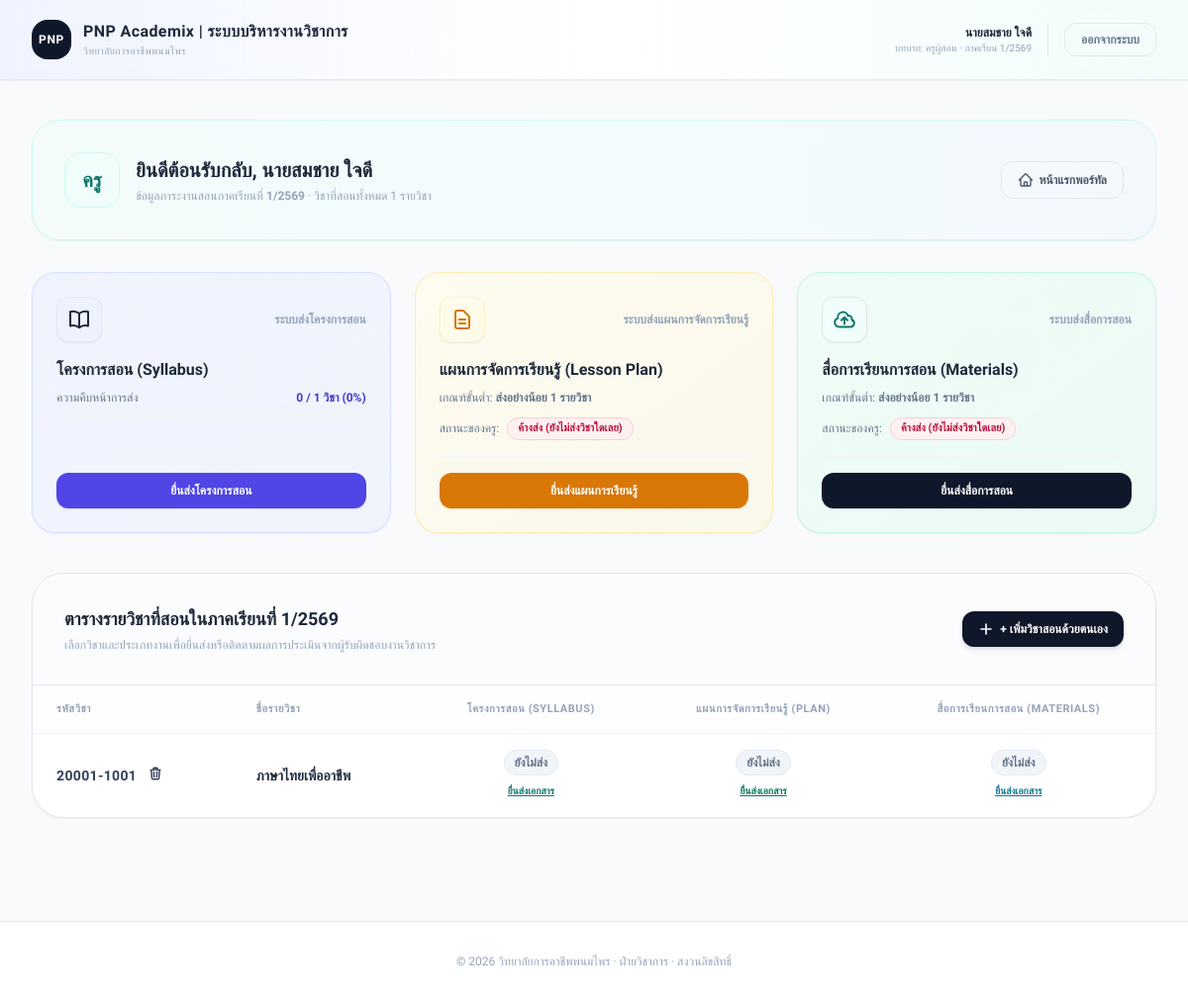
The page /teacher/dashboard.php (signed in) on the database its author committed.
### tables this page shows
CREATE TABLE `semesters` (
  `id` INT UNSIGNED NOT NULL AUTO_INCREMENT,
  `semester_name` VARCHAR(20) NOT NULL,
  `is_active` TINYINT(1) NOT NULL DEFAULT 0,
  `created_at` TIMESTAMP NOT NULL DEFAULT CURRENT_TIMESTAMP,
  `updated_at` TIMESTAMP NOT NULL DEFAULT CURRENT_TIMESTAMP ON UPDATE CURRENT_TIMESTAMP,
  PRIMARY KEY (`id`),
  UNIQUE KEY `uq_semesters_name` (`semester_name`),
  KEY `idx_semesters_is_active` (`is_active`)
);

CREATE TABLE `courses` (
  `id` INT UNSIGNED NOT NULL AUTO_INCREMENT,
  `course_code` VARCHAR(50) NOT NULL,
  `course_name` VARCHAR(255) NOT NULL,
  `teacher_id` INT UNSIGNED NOT NULL,
  `semester_id` INT UNSIGNED NOT NULL,
  `created_at` TIMESTAMP NOT NULL DEFAULT CURRENT_TIMESTAMP,
  `updated_at` TIMESTAMP NOT NULL DEFAULT CURRENT_TIMESTAMP ON UPDATE CURRENT_TIMESTAMP,
  PRIMARY KEY (`id`),
  UNIQUE KEY `uq_courses_code_teacher_semester` (`course_code`, `teacher_id`, `semester_id`),
  KEY `idx_courses_teacher` (`teacher_id`),
  KEY `idx_courses_semester` (`semester_id`),
  CONSTRAINT `fk_courses_teacher`
    FOREIGN KEY (`teacher_id`) REFERENCES `users` (`id`)
    ON UPDATE CASCADE ON DELETE CASCADE,
  CONSTRAINT `fk_courses_semester`
    FOREIGN KEY (`semester_id`) REFERENCES `semesters` (`id`)
    ON UPDATE CASCADE ON DELETE CASCADE
);

### teacher/dashboard.php (the view, shortened to what the rows shown need)
<?php
require_once dirname(__DIR__) . '/config.php';
require_once dirname(__DIR__) . '/auth.php';
$teacherId = current_user_id();
$semester = $pdo->query('SELECT id, semester_name FROM semesters WHERE is_active = 1 LIMIT 1')->fetch();
$stmt = $pdo->prepare("
    SELECT c.*,
           s_sub.status AS syllabus_status, s_sub.id AS syllabus_sub_id, s_sub.submission_timing AS syllabus_timing,
           s_plan.status AS plan_status, s_plan.id AS plan_sub_id, s_plan.submission_timing AS plan_timing,
           s_mat.status AS mat_status, s_mat.id AS mat_sub_id, s_mat.submission_timing AS mat_timing
    FROM courses c
    LEFT JOIN (
        SELECT s1.* FROM submissions s1
        INNER JOIN (
            SELECT MAX(id) as max_id FROM submissions WHERE system_type = 'course_syllabus' GROUP BY course_id
        ) s2 ON s1.id = s2.max_id
    ) s_sub ON c.id = s_sub.course_id
    LEFT JOIN (
        SELECT s1.* FROM submissions s1
        INNER JOIN (
            SELECT MAX(id) as max_id FROM submissions WHERE system_type = 'lesson_plan' GROUP BY course_id
        ) s2 ON s1.id = s2.max_id
    ) s_plan ON c.id = s_plan.course_id
    LEFT JOIN (
        SELECT s1.* FROM submissions s1
        INNER JOIN (
            SELECT MAX(id) as max_id FROM submissions WHERE system_type = 'teaching_materials' GROUP BY course_id
        ) s2 ON s1.id = s2.max_id
    ) s_mat ON c.id = s_mat.course_id
    WHERE c.teacher_id = :teacher_id AND c.semester_id = :semester_id
    ORDER BY c.course_code ASC
");
$stmt->execute([
    'teacher_id' => $teacherId,
    'semester_id' => $semester['id']
]);
$courses = $stmt->fetchAll();
$totalCourses = count($courses);
function renderStatusBadge(?string $status, ?string $timing = null): string
{
    if (!$status) {
        return '<span class="inline-flex items-center gap-1.5 px-2.5 py-1 rounded-full text-xs font-bold bg-slate-100 text-slate-500 border border-slate-200">ยังไม่ส่ง</span>';
    }
}
?>
<!doctype html>
<html lang="th">
<head>
    <script src="https://cdn.tailwindcss.com"></script>
</head>
<body class="bg-slate-50 text-slate-800 font-thai min-h-screen flex flex-col relative overflow-x-hidden">
<header class="w-full sticky top-0 z-50 bg-gradient-to-r from-indigo-50/80 via-white/95 to-teal-50/80 backdrop-blur-md border-b border-slate-200/85 shadow-sm">
    <div class="max-w-7xl mx-auto px-4 sm:px-6 lg:px-8">
        <div class="flex items-center justify-between h-20">
            <div class="flex items-center gap-4">
                <div class="hidden sm:flex flex-col text-right">
                    <span class="text-xs font-bold text-slate-800"><?= e(current_user_fullname()); ?></span>
                    <span class="text-[10px] font-medium text-slate-400">บทบาท: ครูผู้สอน &middot; ภาคเรียน <?= e($semester['semester_name']); ?></span>
                </div>
            </div>
        </div>
    </div>
</header>
<main class="flex-1 max-w-7xl w-full mx-auto px-4 sm:px-6 lg:px-8 py-10">
    <div class="bg-gradient-to-r from-teal-50/50 via-cyan-50/50 to-blue-50/50 border border-teal-100 rounded-[28px] p-6 sm:p-8 mb-8 flex flex-col sm:flex-row items-start sm:items-center justify-between gap-6 shadow-sm">
        <div class="flex items-center gap-4">
            <div>
                <h1 class="text-lg sm:text-xl font-black text-slate-800">ยินดีต้อนรับกลับ, <?= e(current_user_fullname()); ?></h1>
                <p class="text-xs text-slate-400 font-medium mt-1">
                    ข้อมูลภาระงานสอนภาคเรียนที่ <span class="text-indigo-650 font-bold"><?= e($semester['semester_name']); ?></span> &middot; วิชาที่สอนทั้งหมด <?= $totalCourses; ?> รายวิชา
                </p>
            </div>
        </div>
    </div>
    <div class="bg-white border border-slate-200 rounded-[32px] overflow-hidden shadow-sm">
        <div class="p-6 sm:p-8 border-b border-slate-200 bg-slate-50/50 flex flex-col sm:flex-row sm:items-center sm:justify-between gap-4">
            <div>
                <h2 class="text-base sm:text-lg font-black text-slate-800">ตารางรายวิชาที่สอนในภาคเรียนที่ <?= e($semester['semester_name']); ?></h2>
                <p class="text-xs text-slate-400 font-medium mt-1">เลือกวิชาและประเภทงานเพื่อยื่นส่งหรือติดตามผลการประเมินจากผู้รับผิดชอบงานวิชาการ</p>
            </div>
        </div>
        <div class="overflow-x-auto">
            <table class="w-full text-left border-collapse">
                <thead>
                    <tr class="border-b border-slate-100 text-[11px] font-bold uppercase tracking-wider text-slate-400 bg-slate-50/20">
                        <th class="py-4 px-6">รหัสวิชา</th>
                        <th class="py-4 px-6">ชื่อรายวิชา</th>
                        <th class="py-4 px-6 text-center">โครงการสอน (Syllabus)</th>
                        <th class="py-4 px-6 text-center">แผนการจัดการเรียนรู้ (Plan)</th>
                        <th class="py-4 px-6 text-center">สื่อการเรียนการสอน (Materials)</th>
                    </tr>
                </thead>
                <tbody class="divide-y divide-slate-100 text-xs sm:text-sm">
                    <?php if ($totalCourses === 0): ?>
                        <tr>
                            <td colspan="5" class="py-12 text-center text-slate-400 font-medium bg-slate-50/10">
                                ไม่พบบัญชีรายวิชาการสอนของคุณในภาคเรียนนี้ กรุณาติดต่อฝ่ายทะเบียน / ผู้ดูแลระบบเพื่อนำเข้าข้อมูล
                            </td>
                        </tr>
                    <?php else: ?>
                        <?php foreach ($courses as $c): ?>
                            <tr class="hover:bg-slate-50/50 transition">
                                <td class="py-4 px-6 font-bold text-slate-700 tracking-wide">
                                    <div class="flex items-center gap-3">
                                        <span><?= e($c['course_code']); ?></span>
                                        <form method="post" action="dashboard.php" class="inline delete-course-form" data-course-code="<?= e($c['course_code']); ?>" data-course-name="<?= e($c['course_name']); ?>">
                                            <button type="submit" class="text-slate-350 hover:text-rose-600 transition" title="ลบรายวิชานี้">
                                            </button>
                                        </form>
                                    </div>
                                </td>
                                <td class="py-4 px-6 font-semibold text-slate-800"><?= e($c['course_name']); ?></td>
                                <td class="py-4 px-6 text-center">
                                    <div class="flex flex-col items-center gap-1.5">
                                        <?= renderStatusBadge($c['syllabus_status'], $c['syllabus_timing']); ?>
                                        <a href="submit.php?course_id=<?= $c['id']; ?>&system_type=course_syllabus"
                                           class="text-[10px] font-bold text-teal-700 hover:text-teal-900 underline">
                                            <?= $c['syllabus_status'] ? 'ส่งซ้ำ / แก้ไข' : 'ยื่นส่งเอกสาร'; ?>
                                        </a>
                                    </div>
                                </td>
                                <td class="py-4 px-6 text-center">
                                    <div class="flex flex-col items-center gap-1.5">
                                        <?= renderStatusBadge($c['plan_status'], $c['plan_timing']); ?>
                                        <a href="submit.php?course_id=<?= $c['id']; ?>&system_type=lesson_plan"
                                           class="text-[10px] font-bold text-emerald-700 hover:text-emerald-900 underline">
                                            <?= $c['plan_status'] ? 'ส่งซ้ำ / แก้ไข' : 'ยื่นส่งเอกสาร'; ?>
                                        </a>
                                    </div>
                                </td>
                                <td class="py-4 px-6 text-center">
                                    <div class="flex flex-col items-center gap-1.5">
                                        <?= renderStatusBadge($c['mat_status'], $c['mat_timing']); ?>
                                        <a href="submit.php?course_id=<?= $c['id']; ?>&system_type=teaching_materials"
                                           class="text-[10px] font-bold text-cyan-700 hover:text-cyan-900 underline">
                                            <?= $c['mat_status'] ? 'ส่งซ้ำ / แก้ไข' : 'ยื่นส่งเอกสาร'; ?>
                                        </a>
                                    </div>
                                </td>
                            </tr>
                        <?php endforeach; ?>
                    <?php endif; ?>
                </tbody>
            </table>
        </div>
    </div>
</main>
</body>
</html>

### rows shown on the page
semesters: semester_name "1/2569"
courses: course_code "20001-1001", course_name "ภาษาไทยเพื่ออาชีพ"

### other values the page prints
$branding['logo_text'] "PNP"
$branding['system_name'] "PNP Academix | ระบบบริหารงานวิชาการ"
$branding['college_name'] "วิทยาลัยการอาชีพพนมไพร"
current_user_fullname() "นายสมชาย ใจดี"
$totalCourses "1"
$syllabusSubmitted "0"
$syllabusPercent "0"
